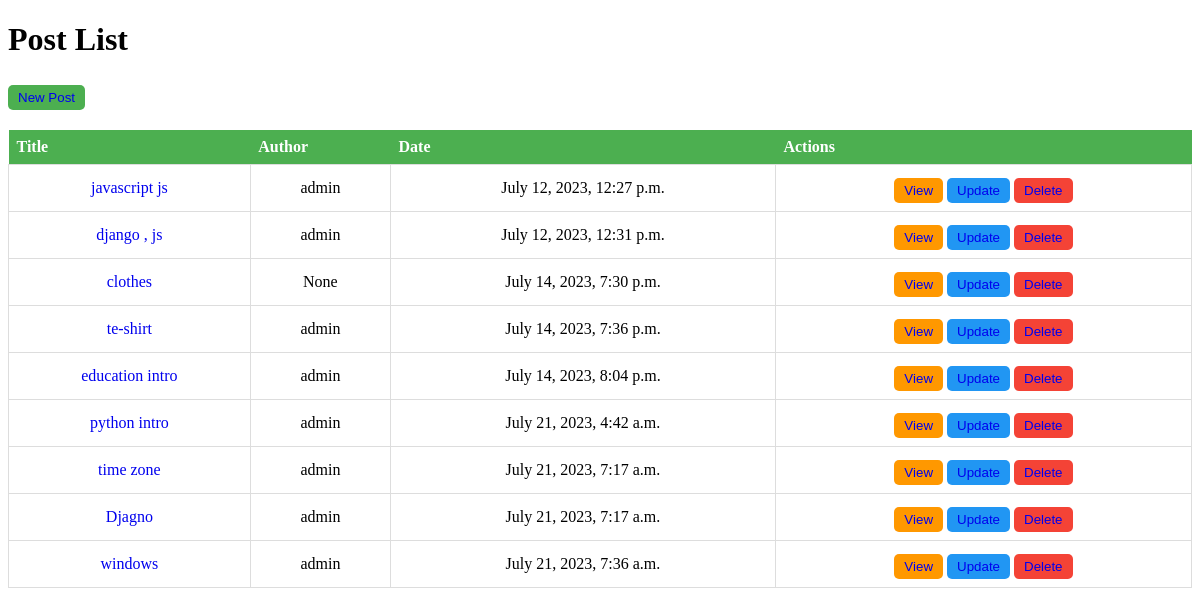
/, run on an earlier commit of the app's database.
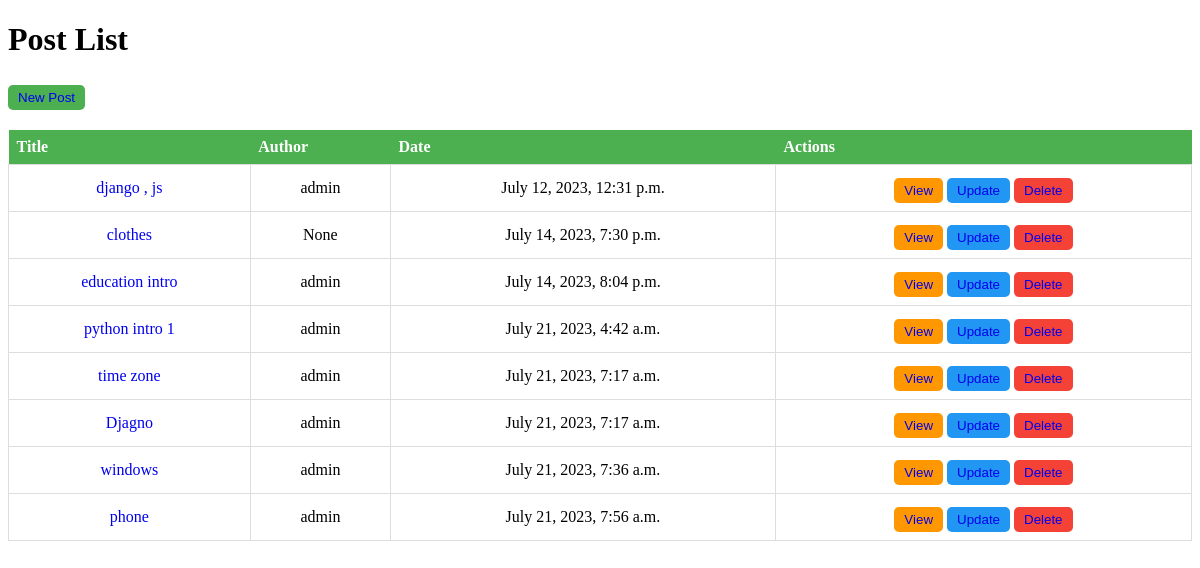
And on a later commit of the database.
### blog/models.py (models this page shows, shortened)
class Post(models.Model):
    title = models.CharField(max_length=100)
    content = models.TextField(max_length=30000)
    create_date = models.DateTimeField(default=timezone.now)
    draft = models.BooleanField(default=True)
    tags = TaggableManager()
    image = models.ImageField(upload_to='posts')
    auther = models.ForeignKey(User , on_delete=models.SET_NULL, null=True)

### blog/views.py (the view)
# urls.py: path('', PostList.as_view()) ,
class PostList(ListView): # template : post_list  name database & _ & List or detail or update or delete
    model = Post          # post_list , object_list

### blog/templates/blog/post_list.html (shortened to what this page needs)
<!DOCTYPE html>
<html lang="en">
<head>
</head>
<body>
    <h1>Post List</h1>
    <button class="new"> <a href="\new">New Post</a></button>
    <table>
        <thead>
            <tr>
                <th>Title</th>
                <th>Author</th>
                <th>Date</th>
                <th>Actions</th>
            </tr>
        </thead>
        <tbody>
            {% for post in object_list %}
            <tr>
                <td> <a href="{{post.id}}">{{ post.title }}</a></td>
                <td>{{ post.auther }}</td>
                <td>{{ post.create_date }}</td>
                <td>
                    <button class="view"><a href="{{post.id}}">View</a></button>
                    <button class="update"><a href="{{post.id}}/edit">Update</a></button>
                    <button class="delete"><a href="{{post.id}}/delete" onclick="return confirm('Are you sure you want to delete this post?')"> Delete </a></button>
                </td>
            </tr>
            {% endfor %}
        </tbody>
    </table>
</body>
</body>
</html>

What changed in the data, as far as the page shows it:
removed Post: title "javascript js", auther "admin", create_date "July 12, 2023, 12:27 p.m."
removed Post: title "te-shirt", auther "admin", create_date "July 14, 2023, 7:36 p.m."
changed Post: title "python intro" → "python intro 1"
added Post: title "phone", auther "admin", create_date "July 21, 2023, 7:56 a.m."
